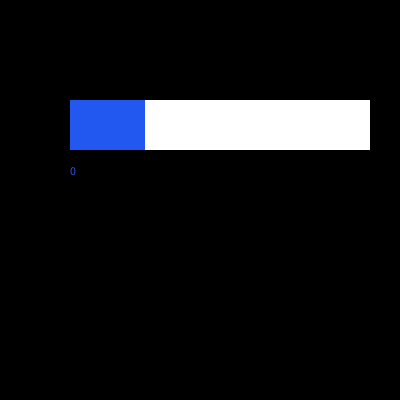
Frame 1 (no input)
Frame 60 (the mouse pressed at the canvas centre just before this capture): identical to frame 1, image omitted
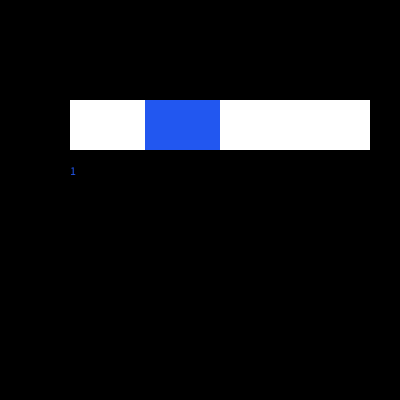
Frame 120 (the mouse held since frame 60 and released just before this capture)

The Processing sketch that drew these frames (run headless with seeded random() and noise(); from frame 60 on, the mouse is pressed at the canvas centre):

// Processing sketch: maak_slider
// ── maak_slider.pde
int sliderPositie;
final float sliderX = 70;
final float sliderY = 100;
final float sliderBreedte = 300;
final float sliderHoogte = 50;
final int sliderNPosities = 4;

void setup(){
  size(400,400);
}

void draw(){
  background(0);
  sliderPositie = bepaalPositie(sliderX, sliderBreedte, sliderNPosities);
  tekenSlider(sliderX, sliderY, sliderBreedte, sliderHoogte, sliderPositie, sliderNPosities);
  text(sliderPositie, sliderX, sliderY + sliderHoogte + 25);
}

// ── slider.pde
//Voorwaarde  0 <= positie < nPosities
void tekenSlider(float x, float y, float breedte, float hoogte, 
                 int positie,int nPosities){
  float blokjeBreedte = breedte / nPosities;
  
  noStroke();
  fill(255);
  rect(x, y, breedte, hoogte);
  fill(#2257F0);
  rect(x + positie * blokjeBreedte, y, blokjeBreedte, hoogte);
}

int bepaalPositie(float x, float breedte, int nPosities) {
    
  float blokjeBreedte = breedte / nPosities;
  
  // return in de if-statement; is dit niet onduidelijker dan via variabele?
  // en minder toekomstbestendig?
  if (mouseX < x) {
    return 0;
  } else if (mouseX >= x + breedte) {
    return nPosities - 1;
  } else {
    return floor((mouseX - x) / blokjeBreedte);
  }
}
